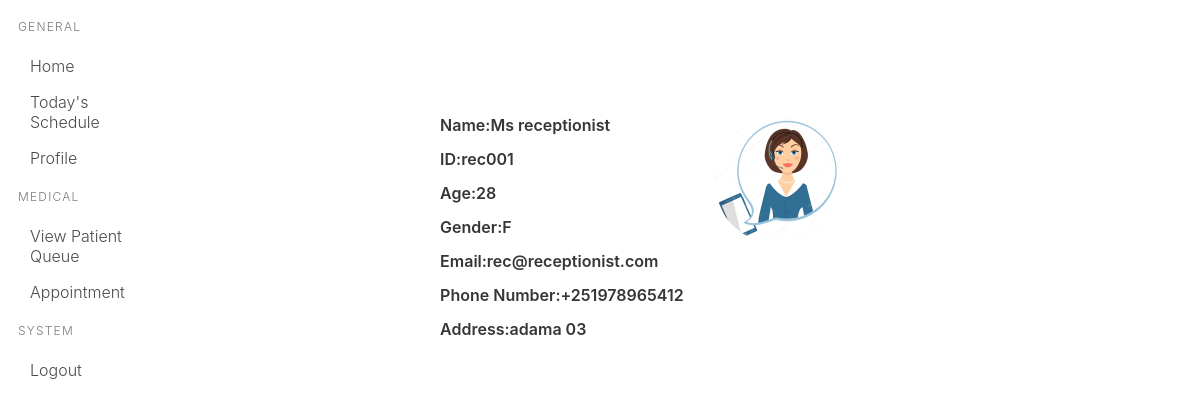
The page /user/receptionist/profile.php (signed in) on the database its author committed.
### tables this page shows
CREATE TABLE `user` (
  `id` varchar(10) NOT NULL,
  `full_name` text NOT NULL,
  `age` int(11) NOT NULL,
  `gender` text NOT NULL,
  `address` varchar(50) NOT NULL,
  `phone_number` varchar(15) NOT NULL,
  `email` varchar(50) NOT NULL,
  `emergency_contact` varchar(50) NOT NULL,
  `password` varchar(50) NOT NULL,
  `role` varchar(15) NOT NULL
);

### user/receptionist/back/profile.php (the view)
<?php
if(!isset($_SESSION['id']) || $_SESSION['role']!="receptionist")
{
    header("Location: ../../index.php");
    exit();
}
else{
    include_once '../../back/db.php';
    $qu="SELECT * FROM user where id ='".$_SESSION['id']."'";
    $result = mysqli_query($con,$qu);
    $check = mysqli_num_rows($result);
    if ($check >= 1){
        $row = mysqli_fetch_assoc($result);
        echo  '<h6>Name:'.$row['full_name'].'</h6>'.
              '<h6>ID:'.$row['id'].'</h6>'.
              '<h6>Age:'.$row['age'].'</h6>'.
              '<h6>Gender:'.$row['gender'].'</h6>'.
              '<h6>Email:'.$row['email'].'</h6>'.
              '<h6>Phone Number:'.$row['phone_number'].'</h6>'.
              '<h6>Address:'.$row['address'].'</h6>';
            $pro = '<img class="is-rounded" src="../../images/rec2.jpg">';
    }
}
?>

### rows shown on the page
user: full_name "Ms receptionist", id "rec001", age "28", gender "F", email "rec@receptionist.com", phone_number "+251978965412", address "adama 03"
